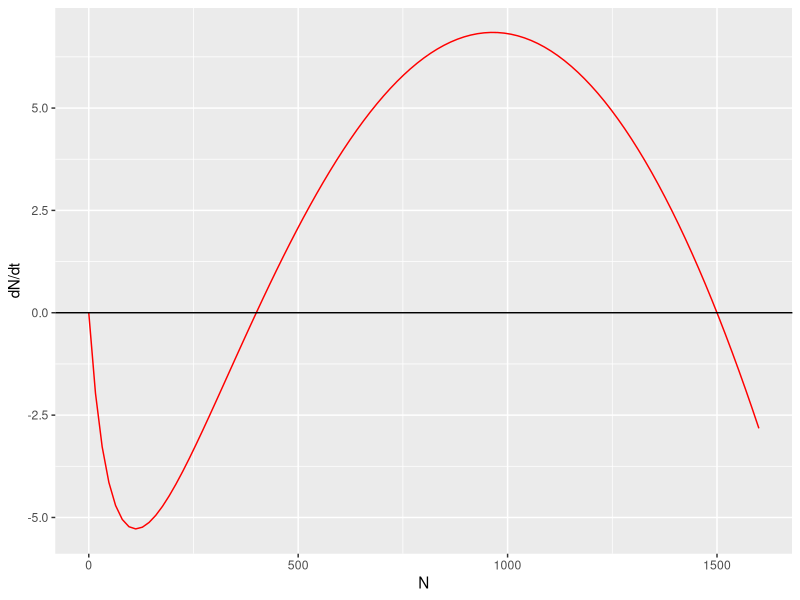
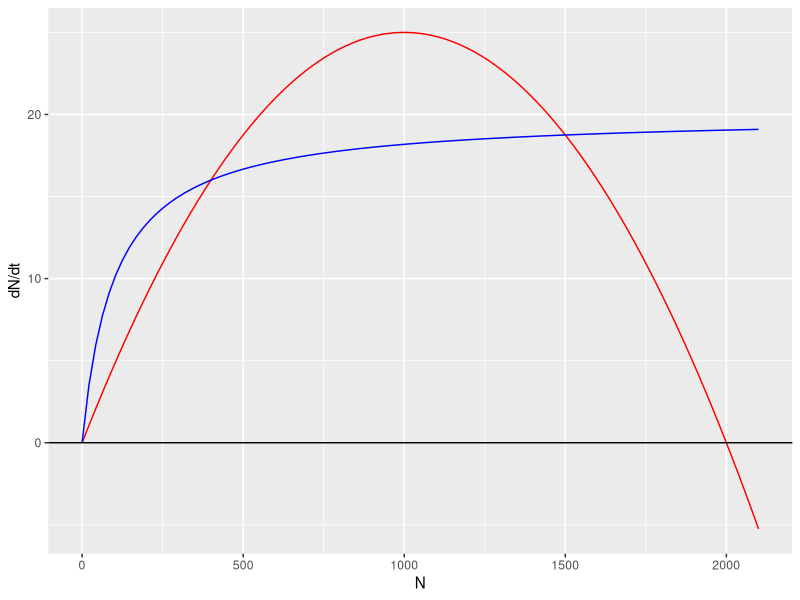
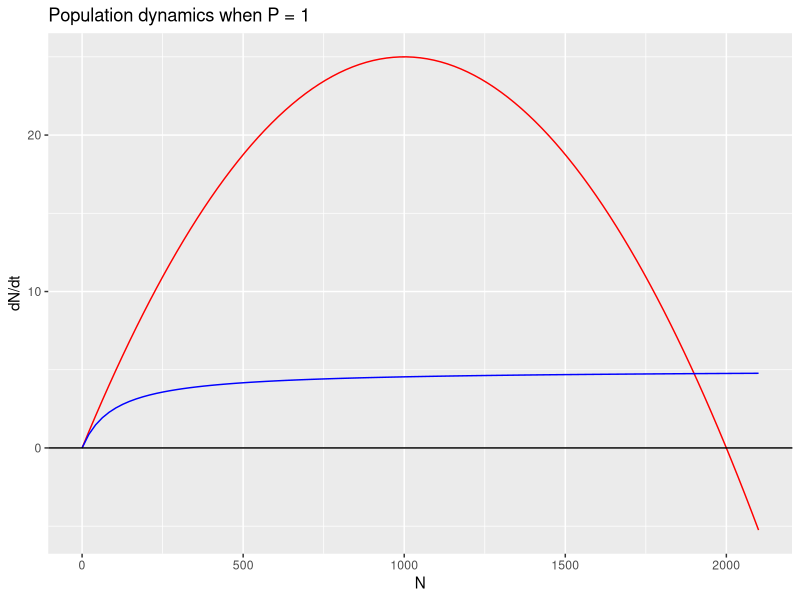
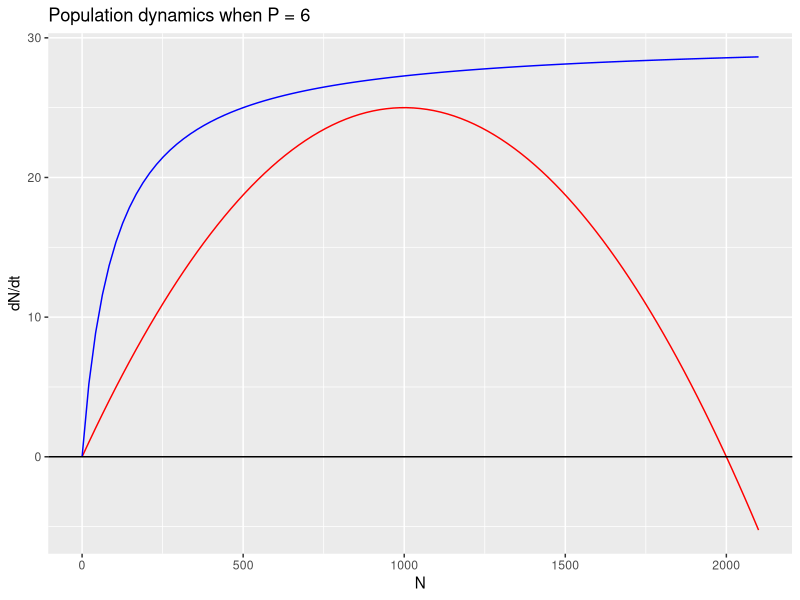

Write the R code that produced these figures, in order.
## ---- chunk 1
knitr::opts_chunk$set(echo = TRUE)
## ---- chunk 2
library(tidyverse) #loading the tidyverse package


## ---- chunk 3
# plotting the function

#loading the variables of the function
r <- 0.05
K <- 2000
P <- 4
a <- 0.05
h <- 0.2
full <- function(N) r * N * (1 - N/K) - (P * (a * N)/(1 + a * h * N)) # Here is defined the function
f <- function(N) r * N * (1 - N/K) #this is the first part of the function defined


fun <- ggplot(data.frame(N = 0:1600), aes(x = N)) +
  stat_function(fun = full, color ="red") +
  geom_hline(yintercept = 0) +
  ylab("dN/dt")

fun
## ---- chunk 4

fp <- function(N) P * ((a * N)/(1 + a * h * N)) #This defines the hunting rate

fun_p <- ggplot(data.frame(N = 0:2100), aes(x = N)) +
  stat_function(fun = f, color ="red") +
  stat_function(fun = fp, color = "blue") +
  geom_hline(yintercept = 0) +
  ylab("dN/dt")

fun_p

## ---- chunk 5
P <-1 #This will set the P value to 1 for the following function

fun_p1 <- ggplot(data.frame(N = 0:2100), aes(x = N)) +
  stat_function(fun = f, color ="red") +
  stat_function(fun = fp, color = "blue") +
  geom_hline(yintercept = 0) +
  ylab("dN/dt") +
  ggtitle("Population dynamics when P = 1")

fun_p1

P <- 6 #This will set the P value to 6 for the following function

fun_p6 <- ggplot(data.frame(N = 0:2100), aes(x = N)) +
  stat_function(fun = f, color ="red") +
  stat_function(fun = fp, color = "blue") +
  geom_hline(yintercept = 0) +
  ylab("dN/dt") +
  ggtitle("Population dynamics when P = 6")

fun_p6

